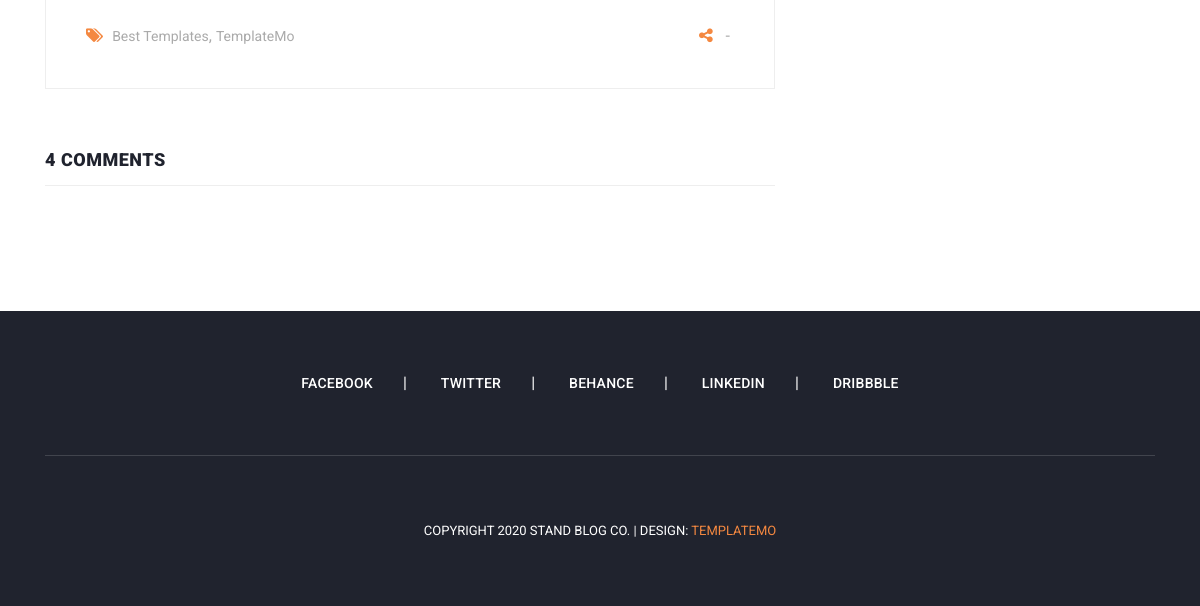
The app's page /articles/detail/javascript-is-very-fast (lower part), older data.
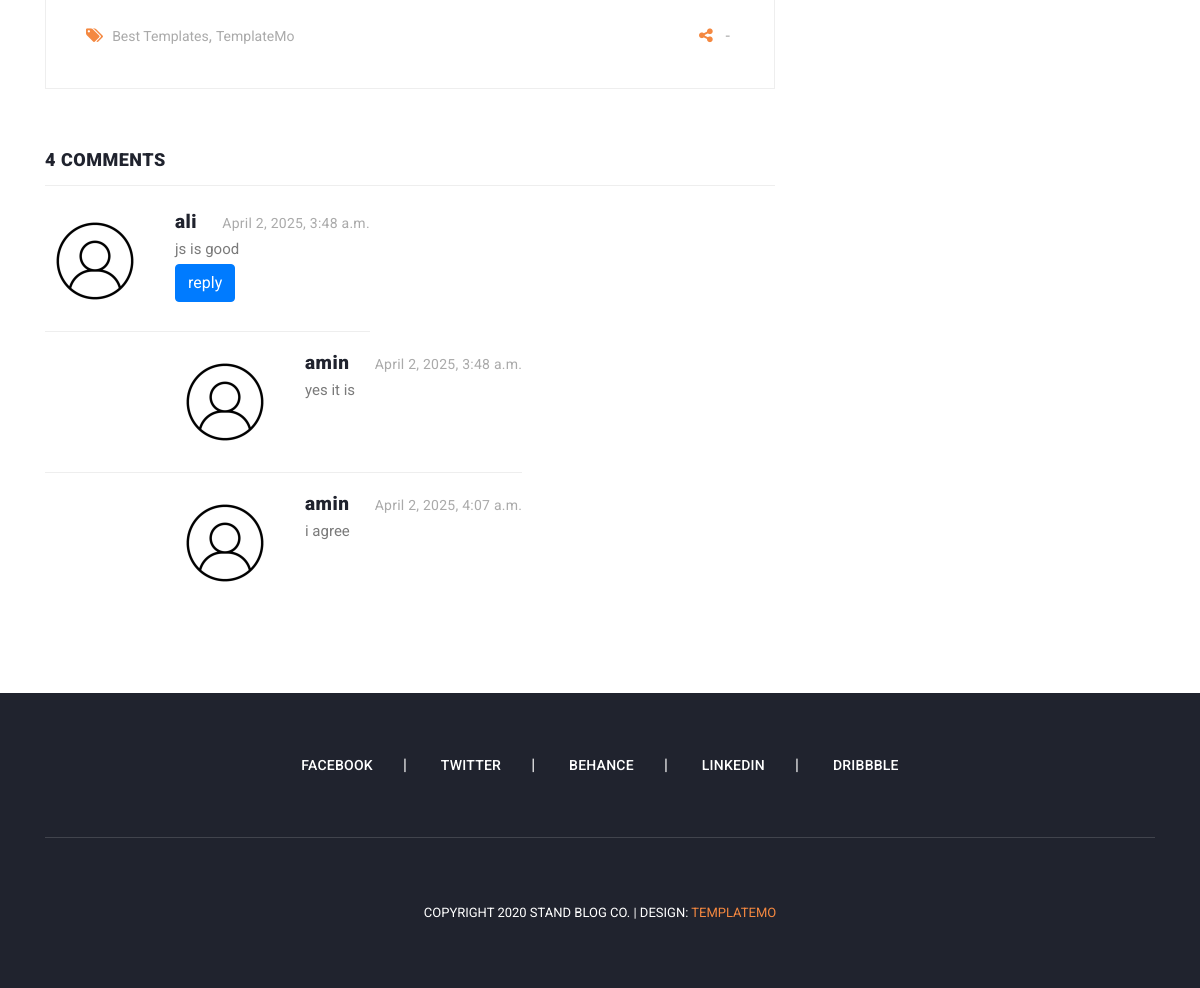
The same page, newer data.
### blog/models.py (models this page shows, shortened)
class Comment(models.Model):
    article = models.ForeignKey(Article , on_delete=models.CASCADE , related_name='comments')
    user = models.ForeignKey(User , on_delete=models.CASCADE , related_name='comments')
    parent = models.ForeignKey('self' , on_delete=models.CASCADE ,null= True , blank=True ,  related_name='replies')
    body = models.TextField()
    created = models.DateTimeField(auto_now_add=True)

### blog/views.py (the view)
# urls.py: path('detail/<slug:slug>', views.article_detail, name='article_detail'),
def article_detail(request, slug):
    article = get_object_or_404(Article, slug=slug)
    if request.method == 'POST':
        parent_id = request.POST.get('parent_id', None)
        body = request.POST.get('body')
        parent_id = int(parent_id) if parent_id and parent_id.isdigit() else None
        Comment.objects.create(body=body, article=article, user=request.user, parent_id=parent_id)
    return render(request, 'blog/article_detail.html', {'article': article})

### blog/models.py (called while the page is built)
    def get_absolute_url(self):
        return reverse('blog:article_detail', kwargs={'slug': self.slug})

### context_processors/context_processors.py (called while the page is built)
def recent_articles(request):
    recent_articles = Article.objects.order_by('-created')
    categories = Category.objects.all()
    return {'recent_articles': recent_articles , "categories": categories}

### blog/templates/blog/article_detail.html (shortened to what this page needs)
{% extends 'base.html' %}
{% load static %}
{% load social_share %}
{% block content %}
    <section class="blog-posts grid-system">
      <div class="container">
        <div class="row">
          <div class="col-lg-8">
            <div class="all-blog-posts">
              <div class="row">
                <div class="col-lg-12">
                  <div class="blog-post">
                    <div class="down-content">
                      <div class="post-options">
                        <div class="row">
                          <div class="col-6">
                            <ul class="post-tags">
                              <li><i class="fa fa-tags"></i></li>
                              <li><a href="#">Best Templates</a>,</li>
                              <li><a href="#">TemplateMo</a></li>
                            </ul>
                          </div>
                          <div class="col-6">
                            <ul class="post-share">
                              <li><i class="fa fa-share-alt"></i></li>
                              <li>-</li>
                            </ul>
                          </div>
                        </div>
                      </div>
                    </div>
                  </div>
                </div>
                <div class="col-lg-12">
                  <div class="sidebar-item comments">
                    <div class="sidebar-heading">
                      <h2>4 comments</h2>
                    </div>
                    <div class="content">
                      <ul>
                        {% for comment in article.comments.all %}
                          {% if comment.parent == None %}
                              <li>
                              <div class="author-thumb">
                                  {% if comment.user.profile.image %}
                                        <img src="{{ comment.user.profile.image.url }}" alt="">
                                        {% else %}
                                        <img src="{% static 'images/icons/index.jpg' %}" alt="">
                                    {% endif %}
                              </div>
                              <div class="right-content">
                                <h4>{{ comment.user.username }} <span>{{ comment.created }}</span></h4>
                                <p>{{ comment.body }}</p>
                                  <button onclick="set_value({{ comment.id }})" class="btn btn-primary" >reply</button>
                              </div>
                            </li>
                              {% for reply in comment.replies.all %}
                              <li class="replied">
                                <div class="author-thumb">
                                    {% if comment.user.profile.image %}
                                        <img src="{{ comment.user.profile.image.url }}" alt="">
                                        {% else %}
                                        <img src="{% static 'images/icons/index.jpg' %}" alt="">
                                    {% endif %}
                                </div>
                                <div class="right-content">
                                  <h4>{{ reply.user.username }} <span>{{ reply.created }}</span></h4>
                                  <p>{{ reply.body }}</p>
                                </div>
                              </li>
                            {% endfor %}
                          {% endif %}
                        {% endfor %}
                      </ul>
                    </div>
                  </div>
                </div>
              </div>
            </div>
          </div>
          {% include 'includes/sidebar.html' %}
        </div>
      </div>
    </section>
{% endblock %}

Row changes from the older to the newer data that the page shows:
added Comment: user.username "ali", created "April 2, 2025, 3:48 a.m.", body "js is good", shown under "4 COMMENTS"
added Comment: user.username "amin", created "April 2, 2025, 3:48 a.m.", body "yes it is", shown under "ali"
added Comment: user.username "amin", created "April 2, 2025, 4:07 a.m.", body "i agree", shown under "ali"
